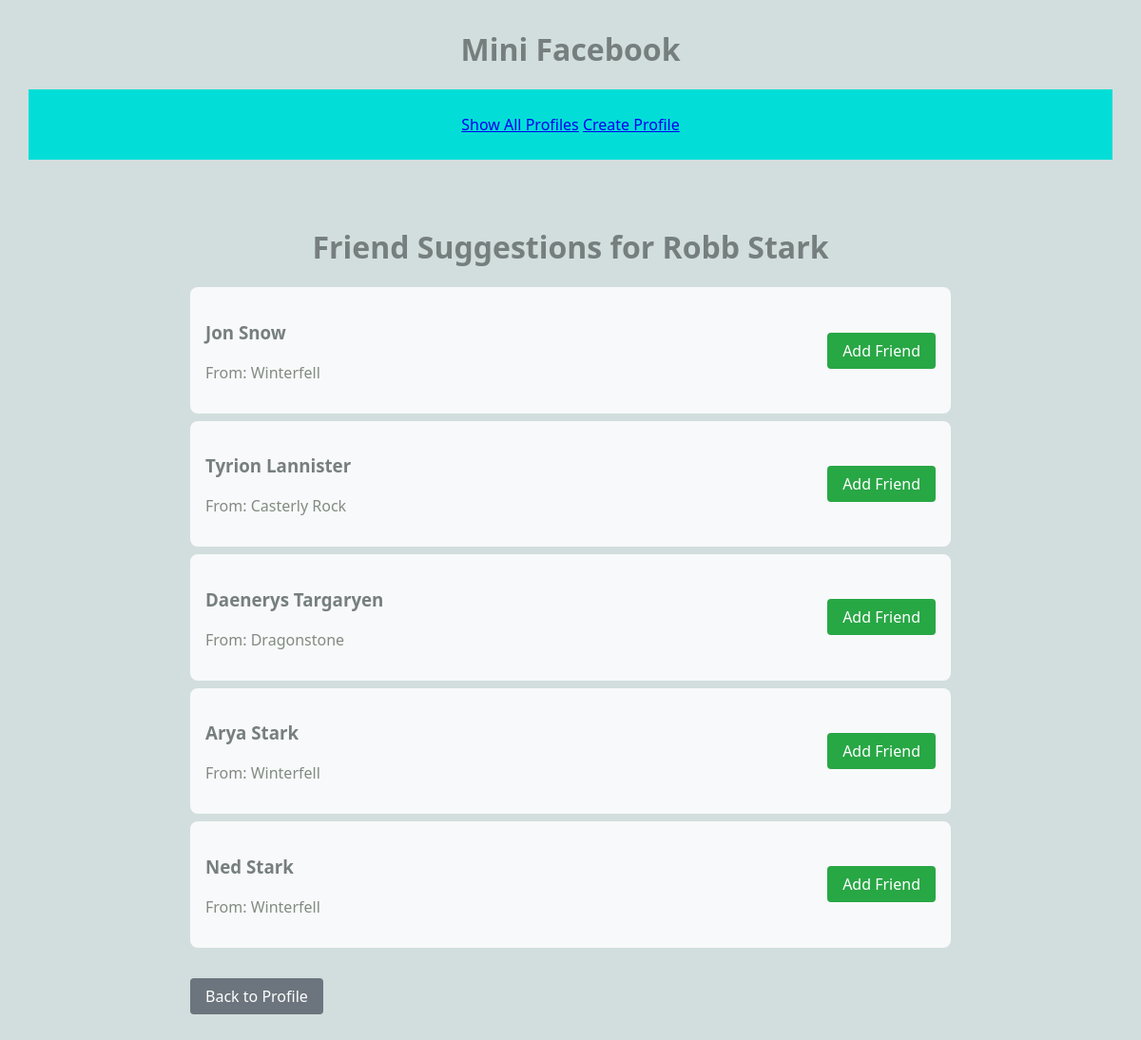
The app's page /mini_fb/profile/2/friend_suggestions, older data.
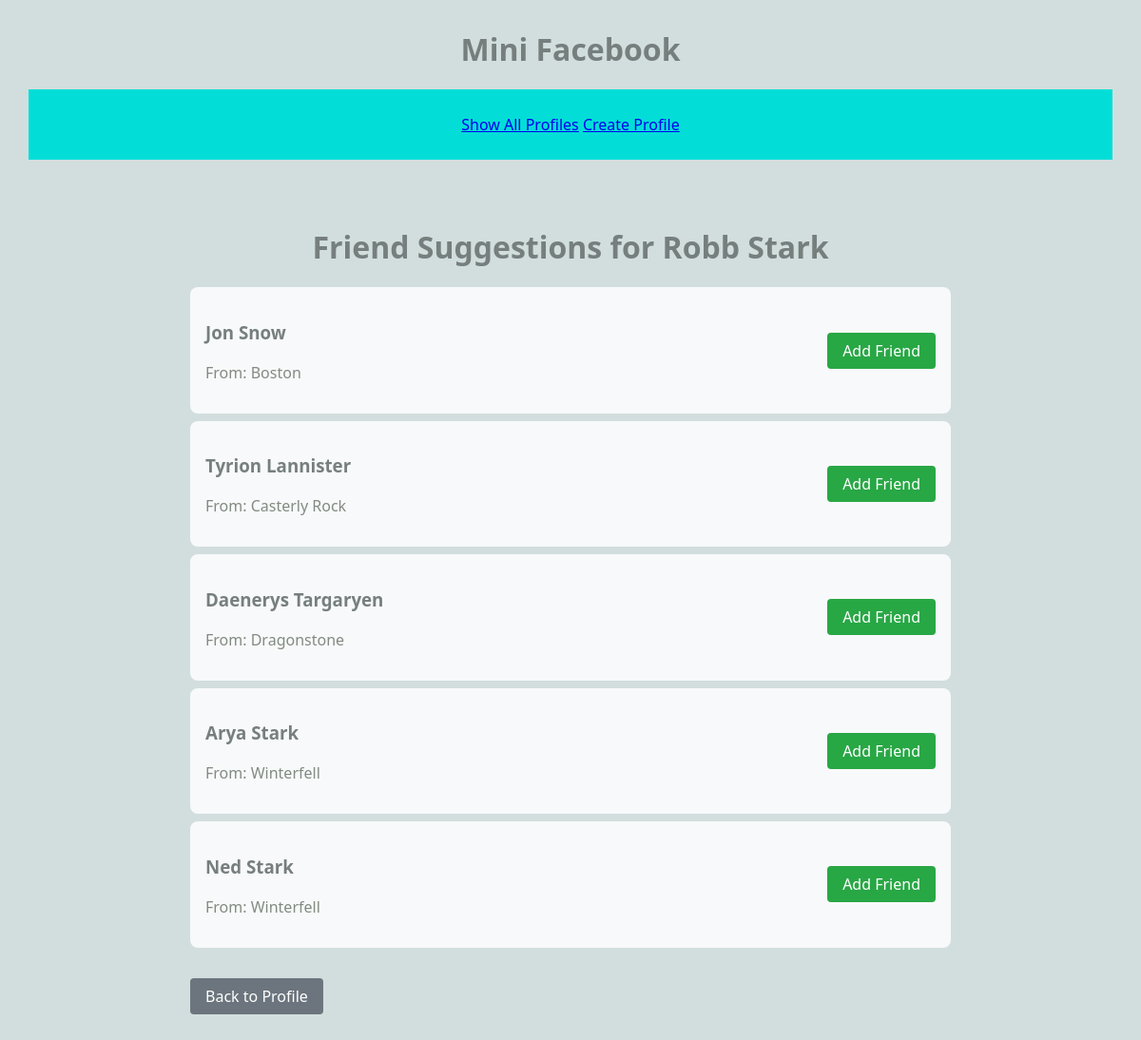
The same page, newer data.
### mini_fb/models.py (models this page shows, shortened)
class Profile(models.Model):
    first_name = models.TextField(blank=False)
    last_name = models.TextField(blank=False)
    city = models.TextField(blank=False)
    email = models.EmailField(blank=False)
    image_url = models.TextField(blank=True)
    def get_friends(self):
        friends1 = Friend.objects.filter(profile1=self).values_list('profile2', flat=True)
        friends2 = Friend.objects.filter(profile2=self).values_list('profile1', flat=True)
        friend_ids = list(friends1) + list(friends2)
        return Profile.objects.filter(id__in=friend_ids)
    def get_friend_suggestions(self):
        current_friends = self.get_friends().values_list('id', flat=True)
        suggestions = Profile.objects.exclude(
            id__in=list(current_friends) + [self.id]
        )
        return suggestions

### mini_fb/views.py (the view)
# urls.py: path('profile/<int:pk>/friend_suggestions', ShowFriendSuggestionsView.as_view(), name='friend_suggestions'),
class ShowFriendSuggestionsView(DetailView):
    model = Profile
    template_name = 'mini_fb/friend_suggestions.html'
    context_object_name = 'profile'
    def get_context_data(self, **kwargs):
        context = super().get_context_data(**kwargs)
        context['suggestions'] = self.object.get_friend_suggestions()
        return context

### mini_fb/templates/mini_fb/friend_suggestions.html
{% extends "mini_fb/base.html" %}
{% block content %}
<div class="suggestions-container">
    <h1>Friend Suggestions for {{ profile.first_name }} {{ profile.last_name }}</h1>
    {% if suggestions %}
        <div class="suggestions-list">
            {% for suggestion in suggestions %}
                <div class="suggestion-item">
                    <div class="suggestion-info">
                        <h3>{{ suggestion.first_name }} {{ suggestion.last_name }}</h3>
                        <p>From: {{ suggestion.city }}</p>
                    </div>
                    <a href="{% url 'add_friend' profile.pk suggestion.pk %}" class="add-friend-button">
                        Add Friend
                    </a>
                </div>
            {% endfor %}
        </div>
    {% else %}
        <p>No friend suggestions available.</p>
    {% endif %}
    <a href="{% url 'show_profile' profile.pk %}" class="back-button">Back to Profile</a>
</div>
{% endblock %}

Row changes from the older to the newer data that the page shows:
changed Profile "Jon": city "Winterfell" → "Boston"
